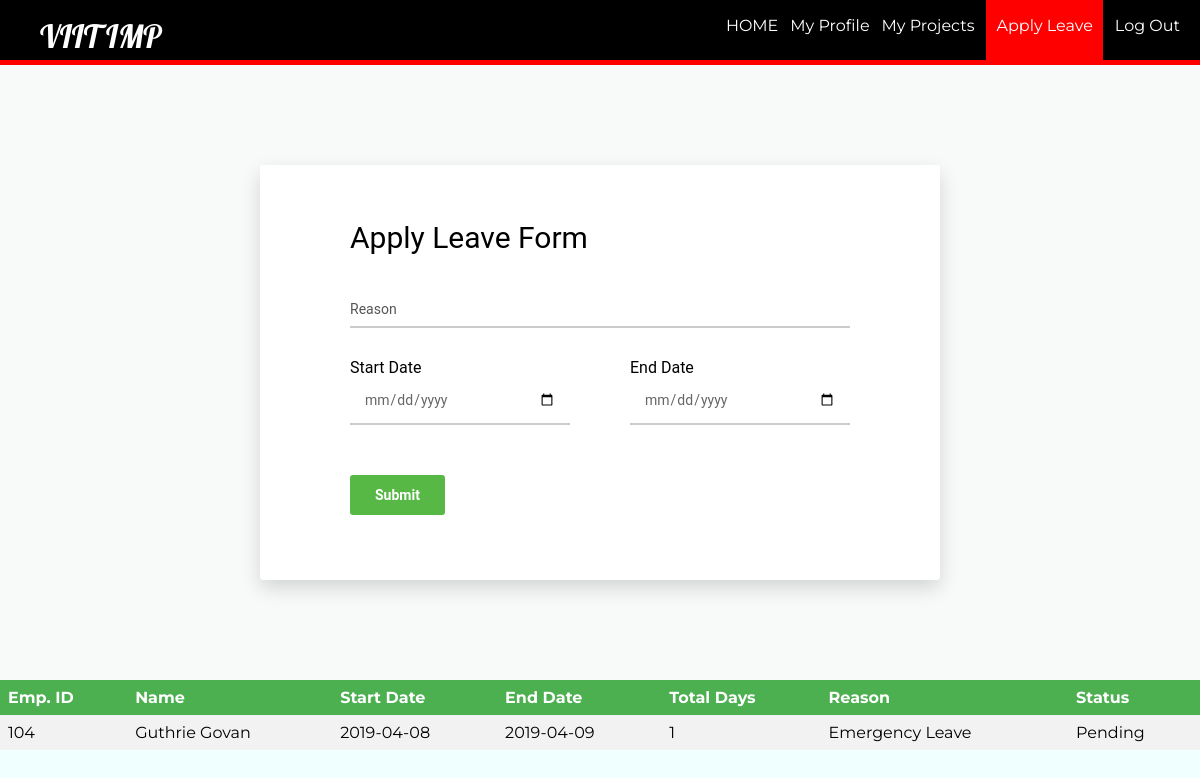
Screenshot of /applyleave.php?id=104 with the database file from the repository.
### tables this page shows
CREATE TABLE `employee_leave` (
  `id` int(11) DEFAULT NULL,
  `token` int(11) NOT NULL,
  `start` date DEFAULT NULL,
  `end` date DEFAULT NULL,
  `reason` char(100) DEFAULT NULL,
  `status` char(50) DEFAULT NULL
);

CREATE TABLE `employee` (
  `id` int(11) NOT NULL,
  `pid` int(11) NOT NULL,
  `firstName` varchar(100) NOT NULL,
  `lastName` varchar(100) NOT NULL,
  `email` varchar(100) NOT NULL,
  `password` text NOT NULL,
  `birthday` date DEFAULT NULL,
  `gender` varchar(10) NOT NULL,
  `contact` varchar(20) NOT NULL,
  `nid` int(20) DEFAULT NULL,
  `address` varchar(100) DEFAULT NULL,
  `dept` varchar(100) NOT NULL,
  `degree` varchar(100) DEFAULT NULL,
  `pic` text NOT NULL
);

### applyleave.php (the view, shortened to what this page needs)
<?php
	$id = (isset($_GET['id']) ? $_GET['id'] : '');
	require_once ('process/dbh.php');
?>
<html>
<head>
	<link rel="stylesheet" type="text/css" href="styleapply.css">
</head>
<body bgcolor="#F0FFFF">
	<header>
		<nav>
			<h1>VIIT IMP</h1>
			<ul id="navli">
				<li><a class="homeblack" href="eloginwel.php?id=<?php echo $id?>"">HOME</a></li>
				<li><a class="homeblack" href="myprofile.php?id=<?php echo $id?>"">My Profile</a></li>
				<li><a class="homeblack" href="empproject.php?id=<?php echo $id?>"">My Projects</a></li>
				<li><a class="homered" href="applyleave.php?id=<?php echo $id?>"">Apply Leave</a></li>
				<li><a class="homeblack" href="elogin.html">Log Out</a></li>
			</ul>
		</nav>
	</header>
	<div class="divider"></div>
	<div class="page-wrapper bg-blue p-t-100 p-b-100 font-robo">
        <div class="wrapper wrapper--w680">
            <div class="card card-1">
                <div class="card-body">
                    <h2 class="title">Apply Leave Form</h2>
                    <form action="process/applyleaveprocess.php?id=<?php echo $id?>" method="POST">
                        <div class="input-group">
                            <input class="input--style-1" type="text" placeholder="Reason" name="reason">
                        </div>
                        <div class="row row-space">
                            <div class="col-2">
                            	<p>Start Date</p>
                                <div class="input-group">
                                    <input class="input--style-1" type="date" placeholder="start" name="start">
                                </div>
                            </div>
                            <div class="col-2">
                            	<p>End Date</p>
                                <div class="input-group">
                                    <input class="input--style-1" type="date" placeholder="end" name="end">
                                </div>
                            </div>
                        </div>
                        <div class="p-t-20">
                            <button class="btn btn--radius btn--green" type="submit">Submit</button>
                        </div>
                    </form>
                </div>
            </div>
        </div>
    </div>
	<table>
			<tr>
				<th align = "center">Emp. ID</th>
				<th align = "center">Name</th>
				<th align = "center">Start Date</th>
				<th align = "center">End Date</th>
				<th align = "center">Total Days</th>
				<th align = "center">Reason</th>
				<th align = "center">Status</th>
			</tr>
			<?php
				$sql = "Select employee.id, employee.firstName, employee.lastName, employee_leave.start, employee_leave.end, employee_leave.reason, employee_leave.status From employee, employee_leave Where employee.id = $id and employee_leave.id = $id order by employee_leave.token";
				$result = mysqli_query($conn, $sql);
				while ($employee = mysqli_fetch_assoc($result)) {
					$date1 = new DateTime($employee['start']);
					$date2 = new DateTime($employee['end']);
					$interval = $date1->diff($date2);
					echo "<tr>";
					echo "<td>".$employee['id']."</td>";
					echo "<td>".$employee['firstName']." ".$employee['lastName']."</td>";
					echo "<td>".$employee['start']."</td>";
					echo "<td>".$employee['end']."</td>";
					echo "<td>".$interval->days."</td>";
					echo "<td>".$employee['reason']."</td>";
					echo "<td>".$employee['status']."</td>";
				}
			?>
		</table>
</body>
</html>

### styleapply.css (style rules this page uses)
body { margin: 0px; }
header { background: black; color: white; padding: 16px 20px 6px 40px; height: 60px; }
header h1 { display: inline; font-family: 'Lobster', cursive; font-weight: 400; font-size: 32px; float: left; margin-top: 0px; margin-right: 10px; }
nav ul { display: inline; padding: 0px; float: right; }
nav ul li { display: inline-block; list-style-type: none; color: white; float: left; margin-left: 12px; }
nav ul li a { color: white; text-decoration: none; }
#navli { font-family: 'Montserrat', sans-serif; }
.homered { background-color: red; padding: 30px 10px 25px 10px; }
.divider { background-color: red; height: 5px; }
.font-robo { font-family: "Roboto", "Arial", "Helvetica Neue", sans-serif; }
.row { display: -webkit-box; display: -webkit-flex; display: -moz-box; display: -ms-flexbox; display: flex; -webkit-flex-wrap: wrap; -ms-flex-wrap: wrap; flex-wrap: wrap; }
.row-space { -webkit-box-pack: justify; -webkit-justify-content: space-between; -moz-box-pack: justify; -ms-flex-pack: justify; justify-content: space-between; }
.col-2 { width: -webkit-calc((100% - 60px) / 2); width: -moz-calc((100% - 60px) / 2); width: calc((100% - 60px) / 2); }
html { -webkit-box-sizing: border-box; -moz-box-sizing: border-box; box-sizing: border-box; }
* { padding: 0; margin: 0; }
*, *:before, *:after { -webkit-box-sizing: inherit; -moz-box-sizing: inherit; box-sizing: inherit; }
h1, h2, h3, h4, h5, h6, blockquote, p, pre, dl, dd, ol, ul, figure, hr, fieldset, legend { margin: 0; padding: 0; }
table { border-collapse: collapse; border-spacing: 0; }
button { outline: none; background: none; border: none; }
.page-wrapper { min-height: 100; }
h1, h2, h3, h4, h5, h6 { font-weight: 400; }
h1 { font-size: 36px; }
h2 { font-size: 30px; }
.bg-blue { background: #F8F9F9; }
.p-t-100 { padding-top: 100px; }
.p-t-20 { padding-top: 20px; }
.p-b-100 { padding-bottom: 100px; }
.wrapper { margin: 0 auto; }
.wrapper--w680 { max-width: 680px; }
.btn { line-height: 40px; display: inline-block; padding: 0 25px; cursor: pointer; font-family: "Roboto", "Arial", "Helvetica Neue", sans-serif; color: #fff; -webkit-transition: all 0.4s ease; -o-transition: all 0.4s ease; -moz-transition: all 0.4s ease; transition: all 0.4s ease; font-size: 14px; font-weight: 700; }
.btn--radius { -webkit-border-radius: 3px; -moz-border-radius: 3px; border-radius: 3px; }
.btn--green { background: #57b846; }
input[type="date" i] { padding: 14px; }
input { outline: none; margin: 0; border: none; -webkit-box-shadow: none; -moz-box-shadow: none; box-shadow: none; width: 100%; font-size: 14px; font-family: inherit; }
.input-group { position: relative; margin-bottom: 30px; border-bottom: 2px solid #ccc; }
.input--style-1 { padding: 9px 0; color: #666; }
.title { margin-bottom: 37px; }
.card { overflow: hidden; -webkit-border-radius: 3px; -moz-border-radius: 3px; border-radius: 3px; background: #fff; }
.card-1 { -webkit-box-shadow: 0px 8px 20px 0px rgba(0, 0, 0, 0.15); -moz-box-shadow: 0px 8px 20px 0px rgba(0, 0, 0, 0.15); box-shadow: 0px 8px 20px 0px rgba(0, 0, 0, 0.15); }
.card-1 .card-body { padding: 0 90px; padding-top: 55px; padding-bottom: 65px; }
table { margin: 0px; margin-bottom: 100px; border-collapse: collapse; width: 100%; font-family: 'Montserrat', sans-serif; }
th, td { text-align: left; padding: 8px; }
tr:nth-child(even) { background-color: #f2f2f2 }
th { background-color: #4CAF50; color: white; }

### rows the page displays
employee_leave: id "104", id.firstName "Guthrie", id.lastName "Govan", start "2019-04-08", end "2019-04-09", start+end "1", reason "Emergency Leave", status "Pending"
